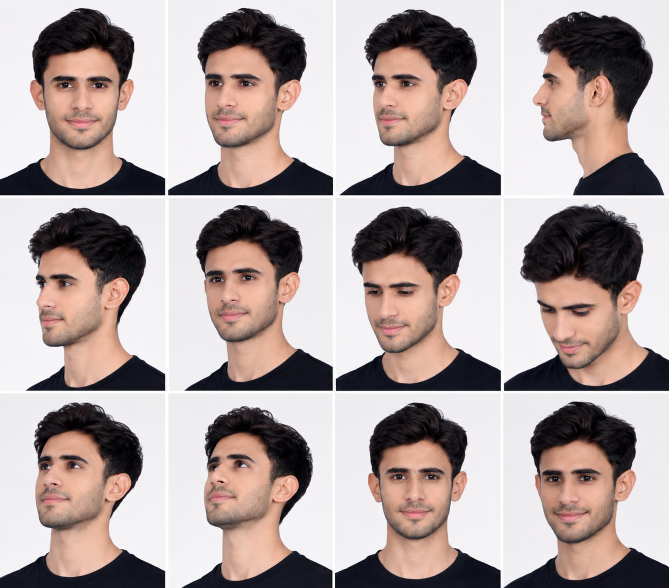
#> input picture data/Aryamann/img1.jpg, 1338 x 1176 px (shown at 1/2 size); its folder holds only this picture in this run
$ python 07_visualize_vector_space.py
#> lines starting #> are read from the running program, lines starting #| are printed output that depends on the picture
### shared/utils.py
"""General utility helpers for image loading, preprocessing, and output folders."""

from __future__ import annotations

from pathlib import Path
from typing import Iterable

import cv2
import matplotlib.pyplot as plt
import numpy as np

from shared.math_helpers import normalize_image

IMAGE_SIZE: tuple[int, int] = (64, 64)
SUPPORTED_IMAGE_EXTENSIONS: tuple[str, ...] = (".jpg", ".jpeg", ".png", ".bmp", ".webp")
PROJECT_ROOT = Path(__file__).resolve().parent.parent
_FACE_CASCADE: cv2.CascadeClassifier | None = None


def ensure_output_directories() -> None:
    """Create output directories used by the project if they do not exist."""
    for relative_path in ("outputs/images", "outputs/plots", "outputs/models"):
        (PROJECT_ROOT / relative_path).mkdir(parents=True, exist_ok=True)
#> in load_and_preprocess, image is the input picture: shape (1176, 1338, 3); mean B, G, R 160.4, 162.5, 176.6
#> in preprocess_image_array, `grayscale = cv2.cvtColor(image, cv2.COLOR_BGR2GRAY)`:
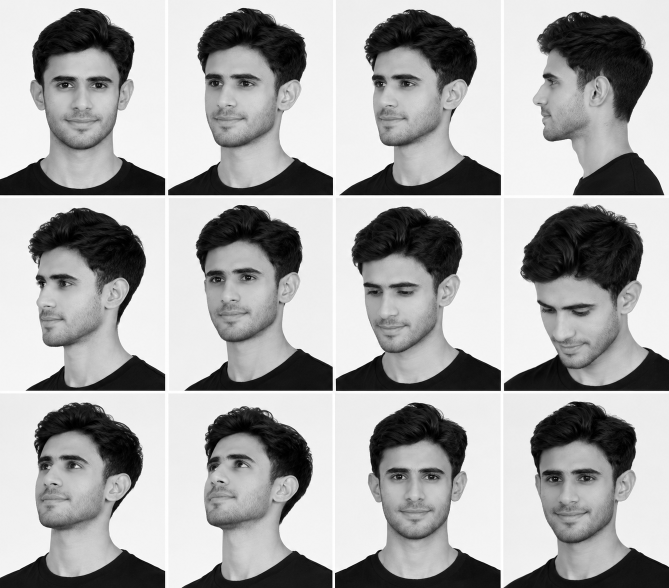
#> grayscale: shape (1176, 1338) (shown at 1/2 size); min 0, max 255, mean 166.5


# [12 lines left out: function iter_image_files, not called in this run]


def get_face_cascade() -> cv2.CascadeClassifier:
    """Load and cache the OpenCV Haar cascade used for face-focused preprocessing."""
    global _FACE_CASCADE
    if _FACE_CASCADE is None:
        cascade_path = Path(cv2.data.haarcascades) / "haarcascade_frontalface_default.xml"
        cascade = cv2.CascadeClassifier(str(cascade_path))
        if cascade.empty():
            raise RuntimeError(f"Could not load Haar cascade from: {cascade_path}")
        _FACE_CASCADE = cascade
    return _FACE_CASCADE


def crop_to_largest_face(image: np.ndarray, padding_ratio: float = 0.35) -> np.ndarray:
    """Crop around the largest detected face, with padding for forehead and chin."""
#> called with padding_ratio = 0.35
    if image.ndim == 2:
        grayscale = image
    else:
        grayscale = cv2.cvtColor(image, cv2.COLOR_BGR2GRAY)

    detections = get_face_cascade().detectMultiScale(
        grayscale,
        scaleFactor=1.1,
        minNeighbors=5,
        minSize=(60, 60),
    )
#> detections = 13 rows, first 6: [27, 502, 167, 167], [374, 92, 188, 188], [57, 87, 214, 214], [694, 93, 187, 187], [372, 477, 197, 197], [689, 506, 192, 192]
    if len(detections) == 0:
        return image

    x_coord, y_coord, width, height = max(detections, key=lambda rect: rect[2] * rect[3])
#> x_coord = 6; y_coord = 445; width = 300; height = 300
    padding_x = int(width * padding_ratio)
#> padding_x = 105
    padding_y = int(height * padding_ratio)
#> padding_y = 105

    x_start = max(0, x_coord - padding_x)
#> x_start = 0
    y_start = max(0, y_coord - padding_y)
#> y_start = 340
    x_end = min(image.shape[1], x_coord + width + padding_x)
#> x_end = 411
    y_end = min(image.shape[0], y_coord + height + padding_y)
#> y_end = 850
    return image[y_start:y_end, x_start:x_end]
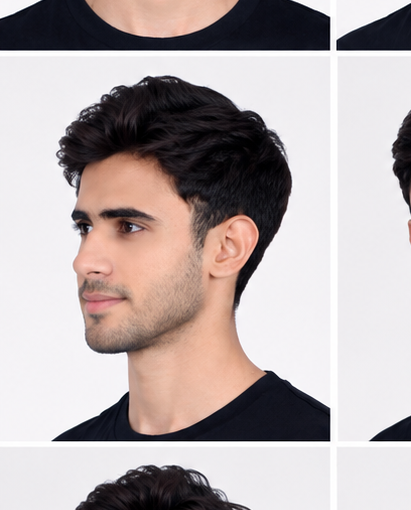
#> returned value: shape (510, 411, 3); mean of channels 0, 1, 2 170.6, 171, 181.3; drawn as B, G, R


def preprocess_image_array(image: np.ndarray) -> np.ndarray:
    """Convert a raw image array to a normalized grayscale 64x64 matrix."""
    if image is None or image.size == 0:
        raise ValueError("Received an empty image array for preprocessing.")

    if image.ndim == 2:
        grayscale = image
    elif image.ndim == 3:
        grayscale = cv2.cvtColor(image, cv2.COLOR_BGR2GRAY)
    else:
        raise ValueError(
            "Image arrays must be either grayscale (2D) or color (3D). "
            f"Received shape {image.shape}."
        )

    # Focus on the face when possible so background pixels matter less.
    face_focused = crop_to_largest_face(image) if max(image.shape[:2]) > 96 else image
    if face_focused.ndim == 2:
        grayscale = face_focused
    else:
        grayscale = cv2.cvtColor(face_focused, cv2.COLOR_BGR2GRAY)
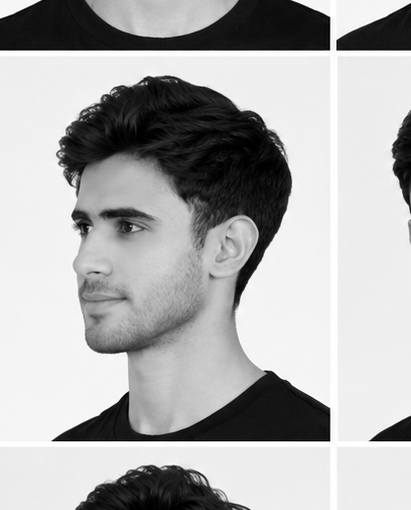
#> grayscale: shape (510, 411); min 0, max 255, mean 174.1

    # Normalize lighting differences to make webcam and training photos more comparable.
    grayscale = cv2.equalizeHist(grayscale)
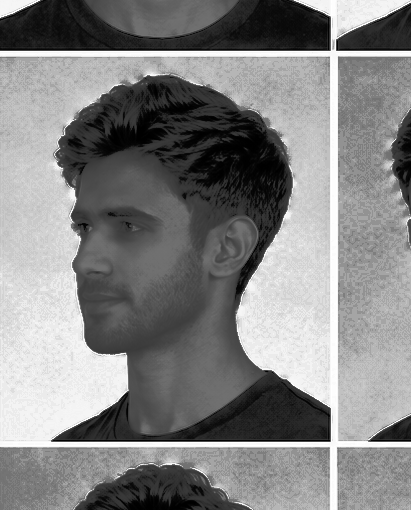
#> grayscale: shape (510, 411); min 0, max 255, mean 131
    resized = cv2.resize(grayscale, IMAGE_SIZE, interpolation=cv2.INTER_AREA)
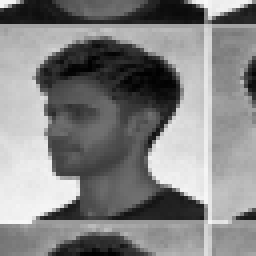
#> resized: shape (64, 64) (shown 4 times larger); min 1, max 249, mean 131.1
    return normalize_image(resized)


def load_and_preprocess(image_path: str | Path) -> np.ndarray:
    """Load an image from disk and convert it to a normalized 64x64 matrix."""
    path = Path(image_path)
    if not path.is_absolute():
        path = PROJECT_ROOT / path
    if not path.exists():
        raise FileNotFoundError(f"Image file not found: {path}")

    image = cv2.imread(str(path))
    if image is None:
        raise ValueError(
            f"OpenCV could not read the image at {path}. "
            "Please verify that the file is a valid image."
        )
    return preprocess_image_array(image)


# [25 lines left out: functions get_first_image, save_message_figure, not called in this run]

### shared/math_helpers.py
"""Mathematical helper functions used across the teaching demos."""

from __future__ import annotations

import numpy as np


def normalize_image(matrix: np.ndarray) -> np.ndarray:
    """Normalize an image matrix to the range [0, 1]."""
    array = np.asarray(matrix, dtype=np.float32)
    if array.size == 0:
        raise ValueError("Cannot normalize an empty image matrix.")
    if array.max() > 1.0:
        array = array / 255.0
    return np.clip(array, 0.0, 1.0)


def flatten_matrix(matrix: np.ndarray) -> np.ndarray:
    """Flatten a 2D image matrix into a 1D feature vector."""
    array = np.asarray(matrix, dtype=np.float32)
    if array.ndim != 2:
        raise ValueError(
            f"Expected a 2D matrix to flatten, but received shape {array.shape}."
        )
    return array.reshape(-1)


# [10 lines left out: function euclidean_distance, not called in this run]

### shared/dataset.py
"""Dataset loading utilities for face images stored in person-specific folders."""

from __future__ import annotations

from collections import Counter
from pathlib import Path

import numpy as np

from shared.math_helpers import flatten_matrix
from shared.utils import PROJECT_ROOT, load_and_preprocess


def load_dataset(data_dir: str | Path = "data") -> tuple[np.ndarray, np.ndarray, list[str]]:
    """Load face images into a dataset matrix X and label vector y."""
    root = Path(data_dir)
    if not root.is_absolute():
        root = PROJECT_ROOT / root

    if not root.exists():
        raise FileNotFoundError(
            f"Dataset directory not found: {root}. "
            "Create folders such as `data/Aryamann/` and add images inside."
        )

    person_directories = sorted(path for path in root.iterdir() if path.is_dir())
    if not person_directories:
        raise FileNotFoundError(
            "No identity folders were found in `data/`. "
            "Create folders like `data/Aryamann/` and place face images inside them."
        )

    feature_rows: list[np.ndarray] = []
    labels: list[int] = []
    label_names: list[str] = []
    unreadable_files: list[Path] = []

    for label_index, person_dir in enumerate(person_directories):
        image_paths = sorted(
            path
            for path in person_dir.iterdir()
            if path.is_file() and path.suffix.lower() in {".jpg", ".jpeg", ".png", ".bmp", ".webp"}
        )
        if not image_paths:
            continue

        label_names.append(person_dir.name)
        for image_path in image_paths:
            try:
                matrix = load_and_preprocess(image_path)
            except (FileNotFoundError, ValueError):
                unreadable_files.append(image_path)
                continue
            feature_rows.append(flatten_matrix(matrix))
            labels.append(len(label_names) - 1)
#> pass 2 of the loop in load_dataset, `for label_index, person_dir in enumerate(person_directories):`:
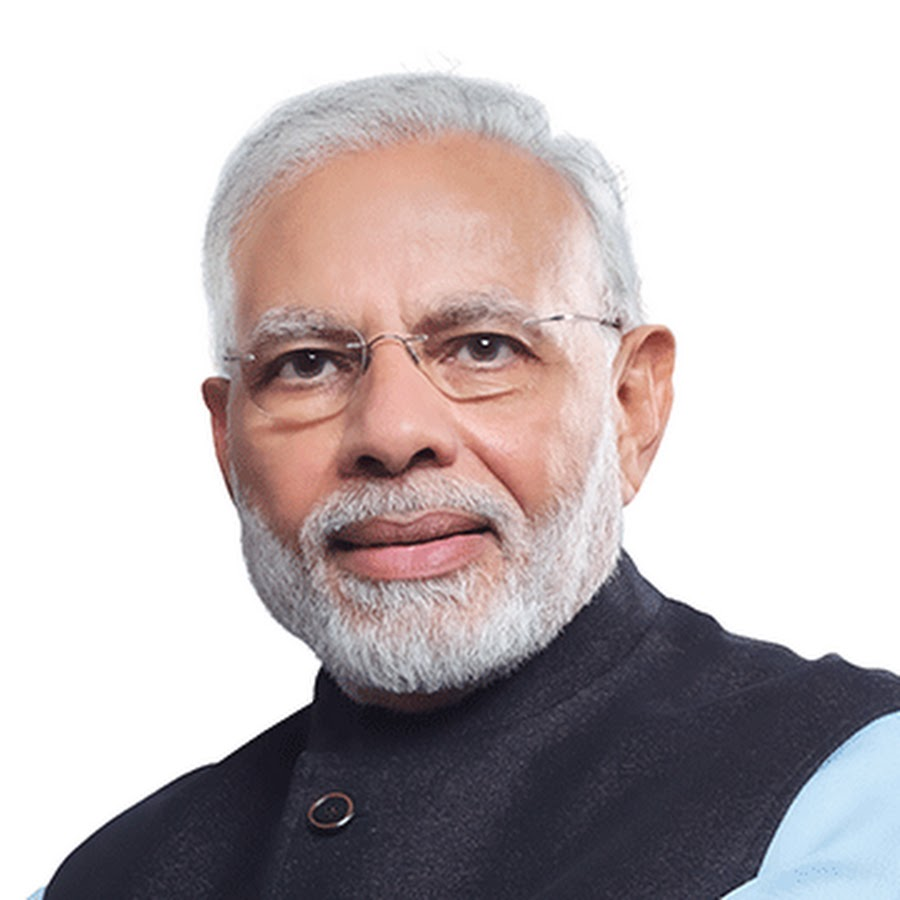
#> input picture data/Person2/img1.jpg, 900 x 900 px
#> in load_and_preprocess, image is the input picture: shape (900, 900, 3); mean B, G, R 187.1, 185.8, 194.3
#> in preprocess_image_array (call 2), `grayscale = cv2.cvtColor(image, cv2.COLOR_BGR2GRAY)`:
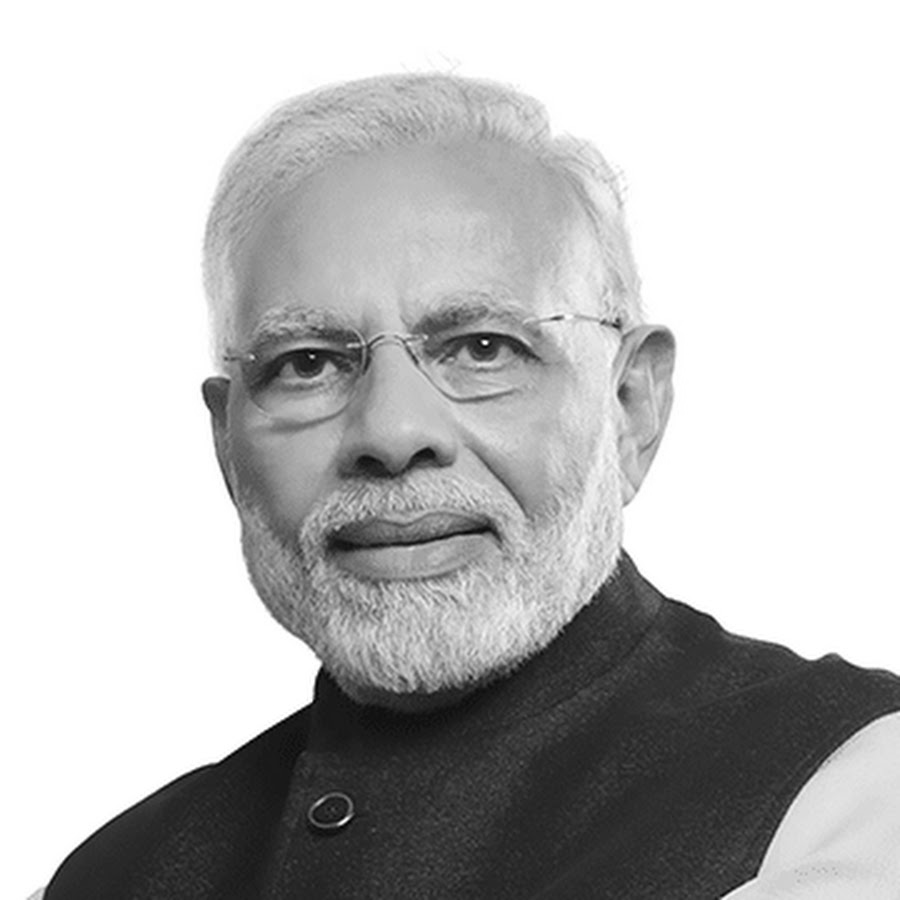
#> grayscale: shape (900, 900); min 1, max 255, mean 188.5
#> in preprocess_image_array (call 2), `resized = cv2.resize(grayscale, IMAGE_SIZE, interpolation=cv2.INTER_AR..`:
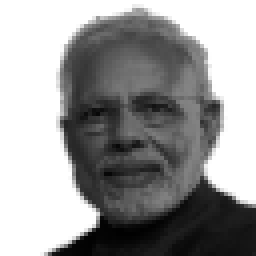
#> resized: shape (64, 64) (shown 4 times larger); min 1, max 255, mean 153.8

    if not feature_rows:
        message = (
            "No valid images could be loaded from the dataset. "
            "Check that your files are readable images inside `data/<person_name>/`."
        )
        if unreadable_files:
            message += f" Unreadable files: {', '.join(str(path.name) for path in unreadable_files[:5])}."
        raise ValueError(message)

    X = np.vstack(feature_rows).astype(np.float32)
    y = np.asarray(labels, dtype=np.int32)

    if unreadable_files:
        preview = ", ".join(path.name for path in unreadable_files[:5])
        print(
            "[dataset] Skipped unreadable image files:",
            preview if len(unreadable_files) <= 5 else f"{preview}, ...",
        )

    distribution = Counter(y.tolist())
    print("[dataset] Loaded dataset summary:")
    for index, count in sorted(distribution.items()):
        print(f"  - {label_names[index]}: {count} image(s)")

    return X, y, label_names

### concepts/07_visualize_vector_space.py
"""Concept 07: Visualizing face vectors in a lower-dimensional space.

Mathematical idea:
    Project 4096-dimensional face vectors into 2D with PCA.

Why it matters in AI:
    We cannot draw 4096 dimensions directly, but we can visualize the main patterns
    in 2D to understand how faces cluster in vector space.
"""

from __future__ import annotations

import sys
from pathlib import Path

PROJECT_ROOT = Path(__file__).resolve().parents[1]
if str(PROJECT_ROOT) not in sys.path:
    sys.path.insert(0, str(PROJECT_ROOT))

import matplotlib.pyplot as plt
from sklearn.decomposition import PCA

from shared.dataset import load_dataset
from shared.utils import PROJECT_ROOT, ensure_output_directories, save_message_figure


def main() -> int:
    """Run the 2D vector space visualization demo."""
    print("\n[07] Visualize Vector Space")
    print("We use PCA to place high-dimensional face vectors onto a 2D plot.\n")

    ensure_output_directories()
    output_path = PROJECT_ROOT / "outputs/plots/07_pca_2d.png"

    try:
        X, y, label_names = load_dataset()
#> y = [0, 1]; label_names = ['Aryamann', 'Person2']
    except (FileNotFoundError, ValueError) as error:
        print(f"[07] {error}")
        save_message_figure(output_path, "07 Visualize Vector Space", str(error))
        return 0

    if len(X) < 2:
        message = "At least 2 images are needed to create a 2D PCA visualization."
        print(f"[07] {message}")
        save_message_figure(output_path, "07 Visualize Vector Space", message)
        return 0

    projection_model = PCA(n_components=min(2, len(X), X.shape[1]), random_state=42)
    projection = projection_model.fit_transform(X)
#> projection = [[-13.34, 1.35e-05], [13.34, 1.35e-05]]

    if projection.shape[1] < 2:
        message = "The dataset is too small to form a full 2D PCA plot."
        print(f"[07] {message}")
        save_message_figure(output_path, "07 Visualize Vector Space", message)
        return 0

    figure, axis = plt.subplots(figsize=(8, 6))
    for sample_index, point in enumerate(projection):
        label = label_names[y[sample_index]]
        axis.scatter(point[0], point[1], s=60)
        axis.text(point[0] + 0.01, point[1] + 0.01, label, fontsize=9)
#> this loop made 2 passes
#> (sample_index, point, label) on passes 1 to 2: (0, [-13.34, 1.35e-05], 'Aryamann'), (1, [13.34, 1.35e-05], 'Person2')

    axis.set_title("Faces Projected into 2D PCA Space")
    axis.set_xlabel("Principal Component 1")
    axis.set_ylabel("Principal Component 2")
    axis.grid(alpha=0.3)
    figure.tight_layout()
    figure.savefig(output_path, dpi=150)
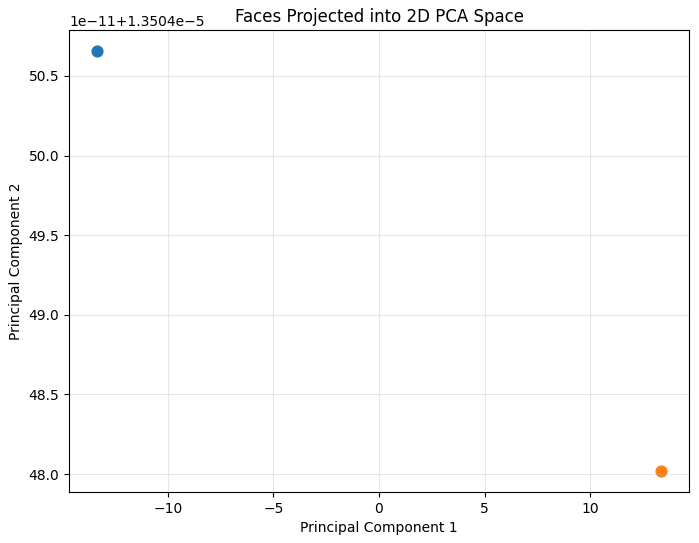
#> figure drawn by matplotlib, 1 panel
    plt.close(figure)

    print(f"[07] Saved 2D PCA plot to: {output_path}")
    return 0


if __name__ == "__main__":
    sys.exit(main())
#> (the program exits here)
